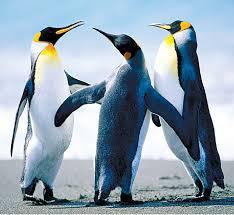
#> input picture ali.jpg, 234 x 215 px
$ python 'automatic padding.py'
#> lines starting #> are read from the running program, lines starting #| are printed output that depends on the picture; after the words box and inside, x2 and y2 are one past the last pixel; in counts of white or black regions, pixels touching at a corner belong together

import cv2

import numpy as np

img = cv2.imread("ali.jpg")
#> img is the input picture: shape (215, 234, 3); mean B, G, R 176.6, 162.4, 145
img1 = cv2.imread("ali.jpg",0)
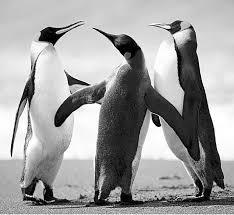
#> img1: shape (215, 234); min 0, max 255, mean 158.8
img_rows = img1.shape[0]
#> img_rows = 215
img_columns = img1.shape[1]
#> img_columns = 234

"""
def minpooling(gray_img , fil , stride , padding ):
    img = gray_img.copy()
    rows = img.shape[0]
    col = img.shape[1]
    pad = fil.shape[0]

    #padding_img = padding()

    zero_padding_img = pad_image(gray_img , fil , padding)

    print(zero_padding_img)


    height = (rows+(fil.shape[0]//2)+(fil.shape[0]//2)-fil.shape[0])
    width = (col+(fil.shape[1]//2)+(fil.shape[1]//2)-fil.shape[1])

    stride_height = stride[0]
    stride_width = stride[1]
    print(stride_height)

    if height%stride_height ==0 and width%stride_width ==0:

        i=0

        while(i<rows):
            j=0
            while(j<col):

                for k in range(fil.shape[0]):
                    for l in range(fil.shape[1]):

                        fil[k][l] = zero_padding_img[i+k , j+l]

                img[i,j] = np.min(fil)

                j=j+stride[1]

            i=i+stride[0]


        return img

    else:
        return "No"


"""


def create_img(upper , lower , left , right ):

    rows = upper+lower
    columns = left+right

    fil_size=upper+left
    fil = fil_size//2
    print("fil ", fil)

    rows = img.shape[0] +rows
    columns = img.shape[1] +columns

    print(img1.shape[0]-1)
    pad_img = np.zeros((rows , columns) , dtype="uint8")

    row_len = img1.shape[0]-1
    col_len = img1.shape[1]-1


    for img_row in range(img.shape[0]):
        for img_col in range(img.shape[1]):
            if img_row==0 and img_col==0:
                pad_img[img_row:upper+1 , img_col:left+1] = img1[img_row , img_col]


            if img_row ==0 and img_col!=0:

                pad_img[img_row:upper , img_col+left] = img1[img_row , img_col]

            if img_row !=0 and img_col == 0:
                pad_img[img_row+upper, img_col:left] = img1[img_row , img_col]


            if img_row != 0 and img_col == col_len:


                b = pad_img.shape[1]-1

                pad_img[img_row+upper, img_col+left+1:b+1] = img1[img_row , img_col]


            if img_row == row_len and img_col != 0:


               a = pad_img.shape[0]-1
               b = pad_img.shape[0]-lower
               pad_img[b:a+1, img_col+left] = img1[img_row , img_col]


            if img_row == 0 and img_col == col_len:


               a = pad_img.shape[1]-1
               b = pad_img.shape[1]-right

               pad_img[0:img_row+upper+1, b:a+1] = img1[img_row , img_col]


            if img_row == row_len and img_col == 0:

                a = pad_img.shape[0]-lower-1
                b = pad_img.shape[0]-1
                pad_img[img_row+upper+1:b+1, 0:left+1] = img1[img_row , img_col]
                print("A", img1[img_row , img_col])

            if img_row == row_len and img_col==col_len:
                a = pad_img.shape[0]-1
                b = pad_img.shape[1]-right-1
                c = pad_img.shape[1]
                pad_img[a, b] = img1[img_row , img_col]
                pad_img[img_row+upper+1:a+1 , b+1:c] = img1[img_row , img_col]

            else:
                pad_img[img_row+upper , img_col+left] = img1[img_row , img_col]


    return pad_img


stride = (3,5)
stride_row = stride[0]
stride_col = stride[1]


pad_rows = 0
kernel_size = 3
s = 3-1

total_rows = 0
for i in range(1,10):
    if (img_rows + i + i - kernel_size)% stride_row ==0:
        total_rows = i+i
        break

upper = total_rows//2
lower = total_rows - upper


total_columns =0
for i in range(1,10):
    if (img_columns + i + i - kernel_size)% stride_col ==0:
        total_columns = i+i
        break


left = total_columns//2
right = total_columns - left


surface_pad_img = create_img(upper, lower, left, right)
#| 214
#> the loop in create_img, `for img_row in range(img.shape[0]):` made 215 passes
#| A 241
#> after the loop in create_img, `for img_row in range(img.shape[0]):`:
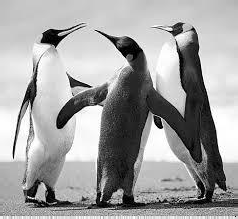
#> pad_img: shape (219, 238); min 0, max 255, mean 160.5


new_img_rows = surface_pad_img.shape[0] - (kernel_size-1)
#> new_img_rows = 217
new_img_columns = surface_pad_img.shape[1] - (kernel_size-1)
#> new_img_columns = 236

new_img = np.zeros((new_img_rows , new_img_columns) , dtype="uint8")

for_row = kernel_size//2
for_col = kernel_size//2
for i in range(new_img_rows):
    for j in range(new_img_columns):
        new_img[i,j] = surface_pad_img[i+for_row  , j+for_col]
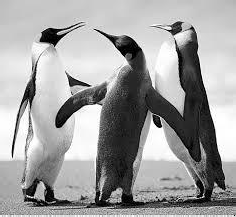
#> new_img: shape (217, 236); min 0, max 255, mean 159.7


fil = np.array(([0,0,0],
               [0,0,0],
               [0,0,0]))

i=0

while(i<new_img_rows):
    j=0
    while(j<new_img_columns):

        for k in range(kernel_size):
            for l in range(kernel_size):

                fil[k][l] = surface_pad_img[i+k , j+l]

        new_img[i,j] = np.min(fil)

        j=j+stride[1]

    i=i+stride[0]
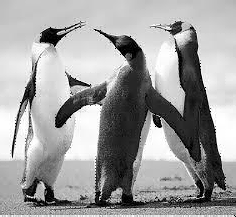
#> new_img: shape (217, 236); 5.53% of pixels changed, all inside (x1, y1, x2, y2) = (0, 0, 236, 217)
#> after the loop, fil = [[0, 210, 210], [210, 210, 210], [210, 210, 210]]; i = 219


cv2.imshow("gray image", img1)
cv2.imshow("new_img", new_img)
cv2.waitKey(0)
cv2.destroyAllWindows()

$ run again, with saa.jpeg copied over ali.jpg
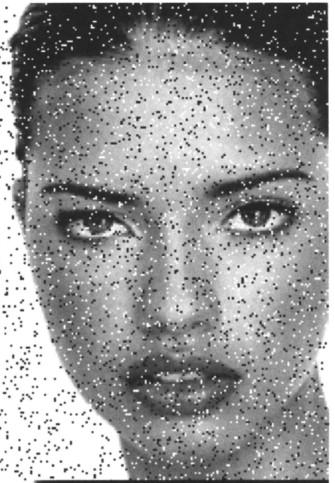
#> input picture saa.jpeg, 335 x 483 px
#> img is the input picture: shape (483, 335, 3); min 18, max 255, mean 150.9
#| 482
#> the loop in create_img, `for img_row in range(img.shape[0]):` made 483 passes
#| A 255
#> after the loop in create_img, `for img_row in range(img.shape[0]):`:
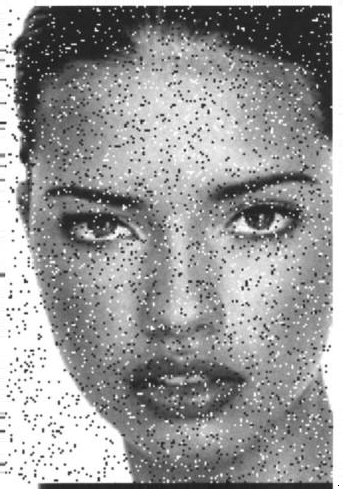
#> pad_img: shape (489, 343); min 0, max 255, mean 153.2
#> after the loop `while(i<new_img_rows):`:
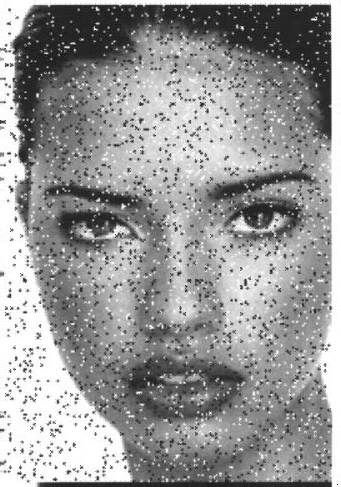
#> new_img: shape (487, 341); min 0, max 255, mean 151.1
#> after the loop `while(i<new_img_rows):`: fil = [[255, 255, 255], [255, 255, 255], [255, 255, 255]]; i = 489
